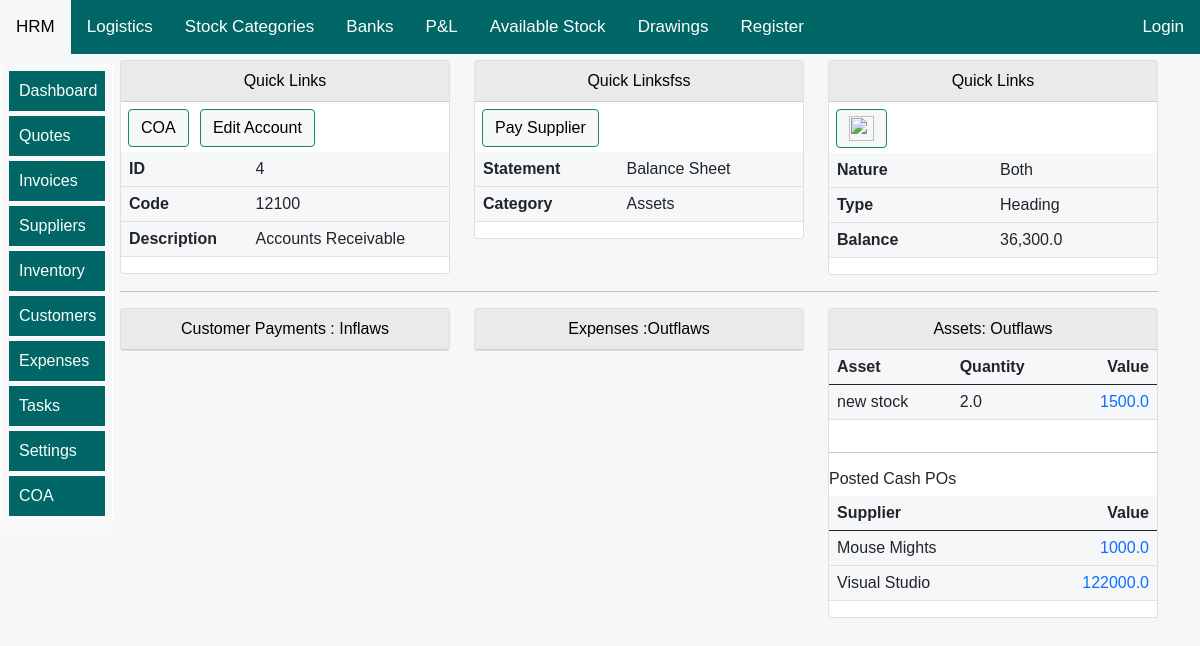
The app's page /View-Account-Details/4/, older data.
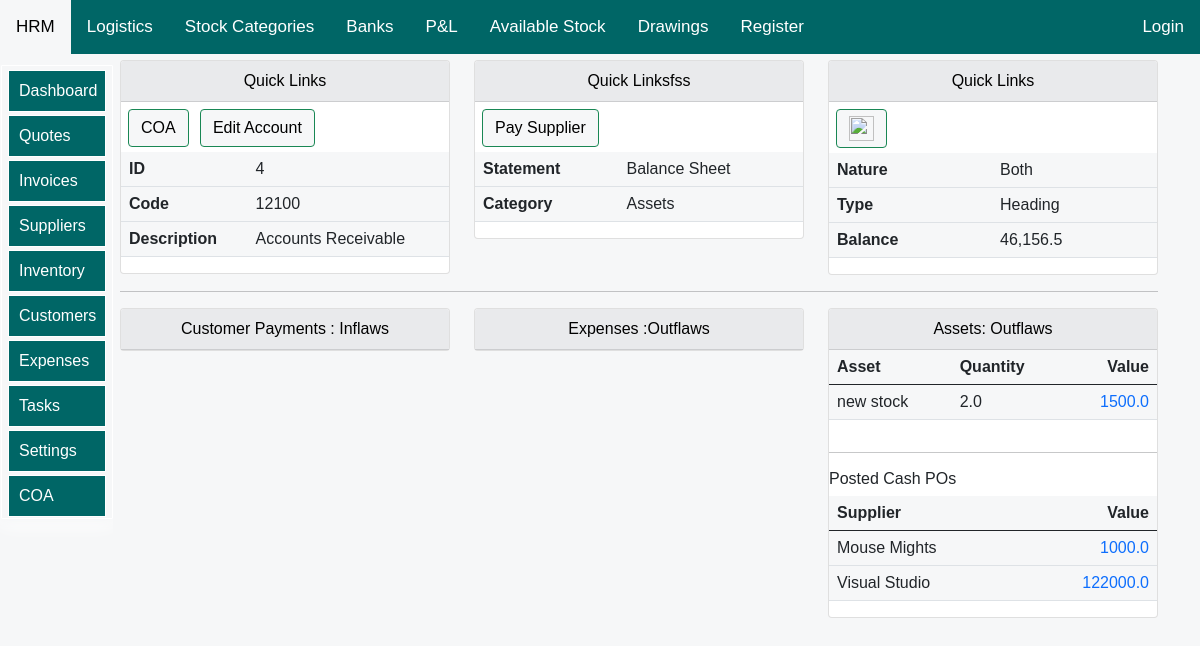
The same page, newer data.
### allifmaalapp/models.py (models this page shows, shortened)
class AllifmaalChartOfAccountsModel(models.Model):
    mydefaultvalue=AllifmaalGeneralLedgersModel.objects.first()
    myitemid=mydefaultvalue.id
    Financial_Statement= [
    ('Income Statement','Income Statement'),
    ('Balance Sheet', 'Balance Sheet'),
    ]
    Account_nature= [
    ('Debit','Debit'),
    ('Credit', 'Credit'),
    ('Both', 'Both'),
    ]
    Account_Type= [
    ('Posting','Posting'),
    ('Heading', 'Heading'),
    ('Total', 'Total'),
    ('Begin-Total', 'Begin-Total'),
    ('End-Total', 'End-Total'),
    ]
    generalPosting=[
        ("sale","sale"),
        ("purchase","purchase"),
    ]
    code=models.CharField(max_length=20,blank=True,null=True,unique=True)
    description=models.CharField(max_length=30,blank=True,null=True,unique=True)
    balance=models.DecimalField(max_digits=10,blank=False,null=True,decimal_places=1,default=0)
    statement=models.CharField(choices=Financial_Statement,max_length=20,blank=True,null=True)
    category=models.ForeignKey(AllifmaalGeneralLedgersModel, blank=True, null=True, on_delete=models.SET_NULL,related_name='coaglrelname',default=myitemid)
    nature=models.CharField(choices=Account_nature,max_length=20,blank=True,null=True)
    type=models.CharField(choices=Account_Type,max_length=20,blank=True,null=True)
    posting=models.CharField(choices=generalPosting,max_length=20,blank=True,null=True)

class AllifmaalGeneralLedgersModel(models.Model):
    date=models.DateField(blank=True,null=True,auto_now_add=True)
    description=models.CharField(max_length=30,blank=True,null=True,unique=True)
    balance=models.DecimalField(max_digits=10,blank=False,null=True,decimal_places=1,default=0)
    def __str__(self):
        return str(self.description)

### allifmaalapp/views.py (the view)
# urls.py: path('View-Account-Details/<str:pk>/', views.show_account_of_account_details, name="show_account_of_account_details"),
def show_account_of_account_details(request,pk):
    title="Chart Of Account Details"
    exprelated=AllifmaalExpensesModel.objects.all()
    try:
        account_details=AllifmaalChartOfAccountsModel.objects.get(id=pk)
    except:
        messages.error(request, 'Something went wrong')
        return redirect('allifmaalapp:allifmaal_add_show_chart_of_account')
    payments=AllifmaalCustomerPaymentsModel.objects.all().filter(account=account_details)
    expenses_from_acc=AllifmaalExpensesModel.objects.all().filter(pay_from=account_details)
    expenses_to_acc=AllifmaalExpensesModel.objects.all().filter(pay_to=account_details)
    assets=AllifmaalAssetsModel.objects.all().filter(cost_account=account_details)
    asset=AllifmaalAssetsModel.objects.all().filter(asset_account=account_details)
    acc_receivables=AllifmaalCustomersModel.objects.filter(balance__gt=1)
    cash_posted_POs=AllifmaalPurchaseOrdersModel.objects.all().filter(payment_terms="Cash", posting_po_status="posted",total__gt=0)
    context={
        "account_details":account_details,
        "title":title,
        "exprelated":exprelated,
        "payments":payments,
        "expenses_from_acc":expenses_from_acc,
        "expenses_to_acc":expenses_to_acc,
        "assets":assets,
        "asset":asset,
        "cash_posted_POs":cash_posted_POs,
        "acc_receivables":acc_receivables,
    }
    return render(request,'allifmaalapp/accounts/account-details.html',context)

### allifmaalapp/models.py (called while the page is built)
    def __str__(self):
        return '{}'.format(self.name)

### allifmaalapp/templates/allifmaalapp/accounts/account-details.html (shortened to what the changed rows need)
{% extends 'allifmaalapp/bases/allifbase.html'%}
{% load static %}
{% load humanize %}
{% load crispy_forms_tags %}
{% block style %}
<link href="{% static 'css/bootstrap.min.css' %}" rel="stylesheet">
<link rel="stylesheet" href="https://use.fontawesome.com/releases/v5.15.2/css/all.css"
>
<link href="{% static 'js/jquery-ui-1.12.1/jquery-ui.min.css' %}" rel="stylesheet">
<link href="{% static 'js/jquery-ui-1.12.1/jquery-ui.structure.min.css' %}" rel="stylesheet">
<link href="{% static 'js/jquery-ui-1.12.1/jquery-ui.theme.min.css' %}" rel="stylesheet">
   {%endblock%}
   {% block body %}
<div class="container">
<div class="row mt-12" >
<div class="col-md-4">
    <div class="card">
      <table class="table">
        <tbody>
          <tr>
            <th>ID</th>
            <td>{{account_details.id}}</td>
            </tr>
            <tr>
                <th>Code</th>
                <td>{{account_details.code}}</td>
                </tr>
                <tr>
                <th>Description</th>
                <td>{{account_details.description}}</td>
                </tr>
        </tbody>
        </table>
            </div>
        </div>
<div class="col-md-4">
    <div class="card">
      <table class="table">
        <tbody>
        <tr>
        <th>Statement</th>
        <td>{{account_details.statement}}</td>
        </tr>
        <tr>
        <th>Category</th>
        <td>{{account_details.category}}</td>
        </tr>
  </tbody>
  </table>
            </div>
        </div>
<div class="col-md-4">
    <div class="card">
      <table class="table">
        <tbody>
            <tr>
                <th>Nature</th>
                <td>{{account_details.nature}}</td>
                </tr>
                <tr>
                <th>Type</th>
                <td>{{account_details.type}}</td>
                </tr>
                <tr>
                    <th>Balance</th>
                    <td>{{account_details.balance|intcomma}}</td>
                    </tr>
        </tbody>
        </table>
            </div>
        </div>
    </div>
<div class="row mt-12" >
  <div class="col-md-4">
      <div class="card">
      {% if assets %}
          <table class="table">
            <thead>
            <tr>
            <th>Asset</th>
            <th>Quantity</th>
            <th class="alliftable">Value</th>
            </tr>
        </thead>
      </table>
         {% endif %}
         {% if cash_posted_POs %}
          <table class="table">
            <thead>
            <tr>
            <th>Supplier</th>
            <th class="alliftable">Value</th>
            </tr>
        </thead>
      </table>
         {% endif %}
              </div>
          </div>
      </div>
</div>
   {% endblock %}

Row changes from the older to the newer data that the page shows:
changed AllifmaalChartOfAccountsModel "Accounts Receivable": balance "36,300.0" → "46,156.5"
